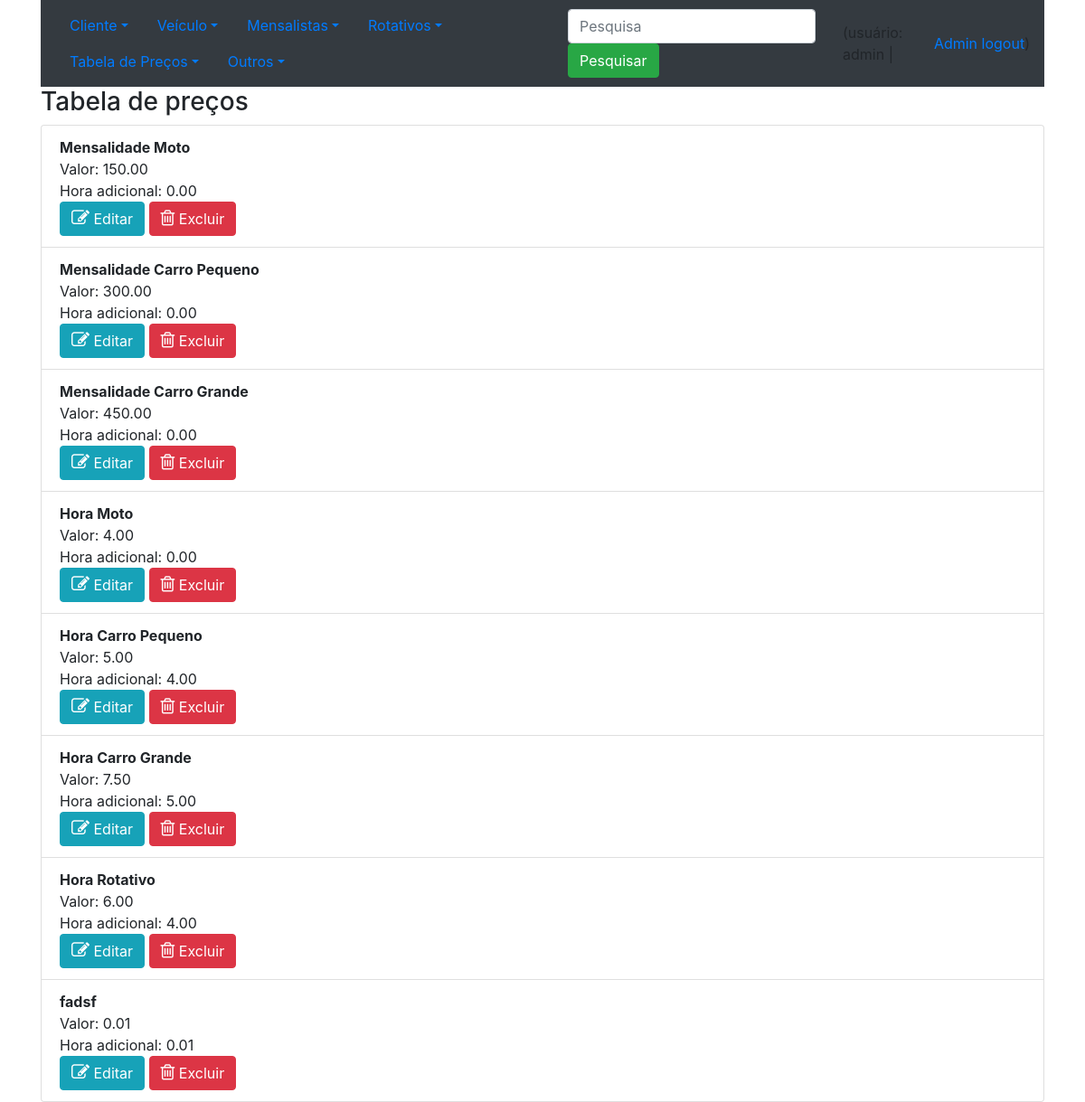
Page /lista_tabela/ (signed in) on the committed database.
### core/models.py (models this page shows, shortened)
class Tabela (models.Model):
    descricao = models.CharField(max_length=30, verbose_name='Descrição')
    valor = models.DecimalField(max_digits=10, decimal_places=2, default=0.00, verbose_name='Valor')
    horaAdicional = models.DecimalField(max_digits=10, decimal_places=2, default=0.00, verbose_name='Hora adicional')
    moto = models.BooleanField(default=False, verbose_name='Moto')
    class Meta:
        verbose_name_plural = 'Tabela'

### core/views.py (the view)
@login_required()
def lista_tabela(request):
    dados = Tabela.objects.all()
    contexto = {'dados': dados}
    return render(request, 'core/tabela.html', contexto)

### core/templates/core/tabela.html (shortened to what this page needs)
{% extends 'base.html' %}
{% block main %}
    <h3>Tabela de preços</h3>
    <ul class="list-group">
        {% for i in dados %}
            <li class="list-group-item">
                <strong>{{i.descricao}}</strong><br>
                Valor: {{i.valor}} <br>
                Hora adicional: {{i.horaAdicional}} <br>
                <a class="btn btn-info" href = "/altera_tabela/{{i.id}}/">
                    <i class="fa fa-edit" style="font-size:20px;color:white;"></i>
                    Editar</a>
                <a class="btn btn-danger" href = "/exclua_tabela/{{i.id}}/">
                    <i class="fa fa-trash-o" style="font-size:20px;color:white;"></i>
                    Excluir</a><br>
            </li>
        {% endfor %}
    </ul>
{% endblock %}

### templates/base.html (shortened to what this page needs)
<!DOCTYPE html>
<html lang="en">
<head>
    <link rel="stylesheet" href="https://cdn.jsdelivr.net/npm/bootstrap@4.6.1/dist/css/bootstrap.min.css">
    <link rel="stylesheet" href="https://cdnjs.cloudflare.com/ajax/libs/font-awesome/4.7.0/css/font-awesome.min.css">
</head>
<body>
    <div class="container">
        <nav class="navbar navbar-expand-sm bg-dark navbar-dark">
          <ul class="nav nav-pills">
            <li class="nav-item dropdown">
              <a class="nav-link dropdown-toggle" data-toggle="dropdown" href="#">Cliente</a>
            </li>
            <li class="nav-item dropdown">
              <a class="nav-link dropdown-toggle" data-toggle="dropdown" href="#">Veículo</a>
            </li>
            <li class="nav-item dropdown">
              <a class="nav-link dropdown-toggle" data-toggle="dropdown" href="#">Mensalistas</a>
            </li>
            <li class="nav-item dropdown">
              <a class="nav-link dropdown-toggle" data-toggle="dropdown" href="#">Rotativos</a>
            </li>
            <li class="nav-item dropdown">
              <a class="nav-link dropdown-toggle" data-toggle="dropdown" href="#">Tabela de Preços</a>
            </li>
            <li class="nav-item dropdown">
              <a class="nav-link dropdown-toggle" data-toggle="dropdown" href="#">Outros</a>
            </li>
          </ul>
<form class="form-inline" method="post">
    <input  class="form-control mr-sm-2" type="text" placeholder="Pesquisa" name="i_pesquisa">
    <button class="btn btn-success" type="submit">Pesquisar</button>
</form>
                {% if user.get_username %}
                    (usuário: {{ user.get_username }} | <a href="/admin/">Admin</a> &nbsp;
                                                        <a href="/accounts/logout/">logout</a>)<br>
                {% else%}
                    (usuário não autenticado | <a href="/admin/">Admin</a> &nbsp;
                                                <a href="/accounts/login/">Login</a> &nbsp;
                                                <a href='/accounts/registrar/'>Registrar</a>)<br>
                {% endif %}
        </nav>
        {% block main %}
        {% endblock %}
    </div>
</body>
</html>

### rows in the picture
Tabela: descricao "Mensalidade Moto", valor "150.00", horaAdicional "0.00"
Tabela: descricao "Mensalidade Carro Pequeno", valor "300.00", horaAdicional "0.00"
Tabela: descricao "Mensalidade Carro Grande", valor "450.00", horaAdicional "0.00"
Tabela: descricao "Hora Moto", valor "4.00", horaAdicional "0.00"
Tabela: descricao "Hora Carro Pequeno", valor "5.00", horaAdicional "4.00"
Tabela: descricao "Hora Carro Grande", valor "7.50", horaAdicional "5.00"
Tabela: descricao "Hora Rotativo", valor "6.00", horaAdicional "4.00"
Tabela: descricao "fadsf", valor "0.01", horaAdicional "0.01"

### other values in the picture
{{ user.get_username }} "admin"
